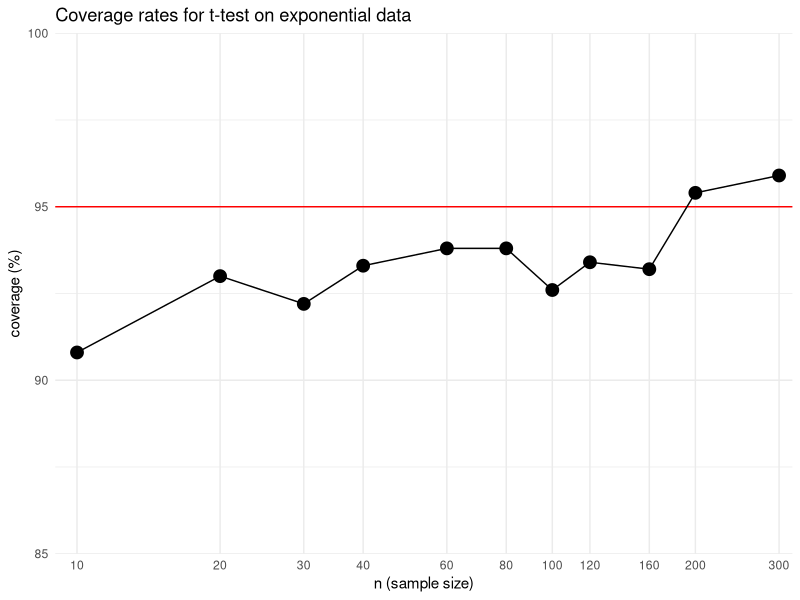

Here is the R script that generated this plot: (Note: a time limit stopped this script after it produced the figure.)
## ---- chunk 1
knitr::opts_chunk$set(echo = TRUE)
library(tidyverse)
options(list(dplyr.summarise.inform = FALSE))
## ---- chunk 2
one_pval <- function( N = 10, mn = 0, sd = 1 ) {
  tt <-
    rnorm( N, mean = mn, sd = sd ) |>
    t.test()
  pvalue <- tt$p.value
  return(pvalue)
}
## ---- chunk 3
one_pval <- function( N = 10, mn = 0, sd = 1 ) {
  tt <-
    rnorm( N, mean = mn, sd = sd ) |>
    t.test()
  res <- tibble(
    test_statistic = tt$statistic,
    pvalue = tt$p.value,
    lower_bound = tt$conf.int[1],
    upper_bound = tt$conf.int[2]
    )
  return(res)
}
## ---- chunk 4
one_pval <- function( N = 10, df = 1, ncp = 1 ) {
  tt <-
    rt( N, df = df, ncp = ncp ) |>
    t.test()
  res <- tibble(
    test_statistic = tt$statistic,
    pvalue = tt$p.value,
    lower_bound = tt$conf.int[1],
    upper_bound = tt$conf.int[2]
    )
  return(res)
}
## ---- chunk 5
    one_pval <- function( N = 10, mn = 5, df = 4) {
      
      # generate data from non-central t distribution
      # vals <- 
      
      # calculate one-sample t-test
      tt <- t.test( vals )
      
      # compile results into a tibble and return
      # res <- 

      return(res)
    }
## ---- chunk 6
one_pval <- function( N = 10, mn = 5, df = 4) {

  # generate data from non-central t distribution
  ncp <- (mn * gamma(df/2))/(sqrt(df/2) * gamma((df-1)/2))
  
  vals <- rt( 10, df = df, ncp = ncp )
  
  # calculate one-sample t-test
  tt <- t.test( vals )
  
  # compile results into a tibble and return
  res <- tibble(
    test_statistic = tt$statistic,
    pvalue = tt$p.value,
    lower_bound = tt$conf.int[1],
    upper_bound = tt$conf.int[2]
    )

  return(res)
}
## ---- chunk 7
one_pval <- function( N = 10, mn = 5, df = 4, mu0 = 5 ) {

  # generate data from non-central t distribution
  ncp <- (mn * gamma(df/2))/(sqrt(df/2) * gamma((df-1)/2))
  
  vals <- rt( 10, df = df, ncp = ncp )
  
  # calculate one-sample t-test
  tt <- t.test( vals, mu = mu0 )
  
  # compile results into a tibble and return
  res <- tibble(
    test_statistic = tt$statistic,
    pvalue = tt$p.value,
    lower_bound = tt$conf.int[1],
    upper_bound = tt$conf.int[2]
    )

  return(res)
}
## ---- chunk 8
ttest_CI_experiment <- function( n, R ) {
  
  rps <- replicate( R, {
    dat <- rgeom( n = n, prob = 1/5 ) # simulate data
    tt <- t.test( dat )               # analyze data
    findInterval( 4, tt$conf.int )    # evaluate coverage
  })

  coverage <- mean( rps == 1 )       # summarize results
  
  return( coverage )
}

experiment_graph <- function( R ) {
  ns <- c(10, 20, 30, 40, 60, 80, 100, 120, 160, 200, 300)


  coverage_est <- map_dbl( ns, ttest_CI_experiment, R = R)
  
  res <- tibble( 
    n = ns, 
    coverage = 100 * coverage_est 
  )
  
  ggplot( res, aes( x = n, y = coverage ) ) +
    geom_hline( yintercept=95, col="red" ) +  
    # A reference line for nominal coverage rate
    geom_line() + 
    geom_point( size = 4 ) +
    scale_x_log10( breaks = ns, minor_breaks = NULL) +
    labs( 
      title="Coverage rates for t-test on exponential data",
      x = "n (sample size)", 
      y = "coverage (%)" 
    ) +
    coord_cartesian(xlim = c(9,320), ylim=c(85,100), expand = FALSE) + 
    theme_minimal()
}
# experiment_graph( 10000 )
# experiment_graph( 100000 )
## ---- chunk 9
ttest_CI_experiment <- function( n, p ) {
  
  rps <- replicate( 1000, {
    dat <- rgeom( n = n, prob = p ) # simulate data
    tt <- t.test( dat )               # analyze data
    findInterval( (1-p)/p, tt$conf.int )    # evaluate coverage
  })

  coverage <- mean( rps == 1 )       # summarize results
  
  return(coverage)
}


ns <- c(10, 20, 30, 40, 60, 80, 100, 120, 160, 200, 300)


coverage_est <- map_dbl( ns, ttest_CI_experiment, p=1/10)

res <- tibble( 
  n = ns, 
  coverage = 100 * coverage_est 
)

ggplot( res, aes( x = n, y = coverage ) ) +
  geom_hline( yintercept=95, col="red" ) +  
  # A reference line for nominal coverage rate
  geom_line() + 
  geom_point( size = 4 ) +
  scale_x_log10( breaks = ns, minor_breaks = NULL) +
  labs( 
    title="Coverage rates for t-test on exponential data",
    x = "n (sample size)", 
    y = "coverage (%)" 
  ) +
  coord_cartesian(xlim = c(9,320), ylim=c(85,100), expand = FALSE) + 
  theme_minimal()
## ---- chunk 10
    ttest_CI_experiment_full = function( n ) {
      
      lotsa_CIs <- replicate( 1000, {
        # simulate data
        dat <- rgeom( n = n, prob = 1/5)                            
        # analyze data
        tt <- t.test( dat )                                       
        # return CI
        tibble(lower = tt$conf.int[1], upper = tt$conf.int[2])
      }, simplify = FALSE ) |>
        bind_rows()
    
      # summarize results
      # <calculate coverage>
      # <calculate average interval length>
      # <calculate a 95% confidence interval for the true coverage rate>

      return(coverage)
    }
    
## ---- chunk 11
ttest_CI_experiment_full = function( n ) {
  lotsa_CIs <- replicate( 1000, {
    # simulate data
    dat <- rgeom( n = n, prob = 1/5)                            
    # analyze data
    tt <- t.test( dat )                                       
    # return CI
    tibble(lower = tt$conf.int[1], upper = tt$conf.int[2])
  },simplify = FALSE) |>
    bind_rows()
  
  covered <- as.numeric( lotsa_CIs$lower <= 4 & lotsa_CIs$upper >= 4 )
  coverage_rate <- mean( covered )
  average_len <- mean( lotsa_CIs$upper - lotsa_CIs$lower )
  pt <- prop.test( sum(covered), length(covered) )
  coverage <- tibble(
    rate = coverage_rate,
    len = average_len,
    lower = pt$conf.int[1],
    upper = pt$conf.int[2]
  )
  
  return(coverage)
}
## ---- chunk 12
ttest_CI_experiment = function( n ) {
  
  lotsa_CIs <- replicate( 1000, {
    # simulate data
    dat <- rgeom( n = n, prob = 1/5)                            
    # analyze data
    tt <- t.test( dat )                                       
    # return CI
    tibble(lower = tt$conf.int[1], upper = tt$conf.int[2])
  },simplify = FALSE) |>
    bind_rows()
  
  covered <- as.numeric( lotsa_CIs$lower <= 4 & lotsa_CIs$upper >= 4 )
  coverage_rate <- mean( covered )
  average_len <- mean( lotsa_CIs$upper - lotsa_CIs$lower )
  pt <- prop.test( sum(covered), length(covered), p = 0.95 )
  coverage <- tibble(
    rate = coverage_rate,
    len = average_len,
    lower = pt$conf.int[1],
    upper = pt$conf.int[2]
  )
  
  return(coverage)
}

ns <- c(10, 20, 30, 40, 60, 80, 100, 120, 160, 200, 300)

res <- map( ns, ttest_CI_experiment ) |>
  bind_rows() |>
  bind_cols(sample_size = ns)

ggplot(res, aes(x = sample_size, y = rate * 100)) +
  geom_hline( yintercept=95, col="red" ) +  
  geom_pointrange(aes(ymin = lower * 100, ymax = upper * 100)) +
  geom_line() + 
  geom_point( size = 4 ) +
  scale_x_log10( breaks = ns, minor_breaks = NULL) +
  labs(
    title="Coverage rates for t-test on exponential data",
    x = "n (sample size)", 
    y = "coverage (%)" 
  ) +
  coord_cartesian(xlim = c(9,320), ylim=c(85,100), expand = FALSE) + 
  theme_minimal()
## ---- chunk 13
    ttest_CI_experiment <- function( n, pop_mean, reps) {
      
      pop_prob <- 1 / (pop_mean + 1)
      
      # <fill in the rest>
      
      return(coverage)
    }
## ---- chunk 14
ttest_CI_experiment <- function( n, pop_mean, reps = 1000 ) {

  pop_prob <- 1 / (pop_mean + 1)

  lotsa_CIs <- replicate( reps, {
    # simulate data
    dat <- rgeom( n = n, prob = pop_prob)                            
    # analyze data
    tt <- t.test( dat )                                       
    # return CI
    tibble(lower = tt$conf.int[1], upper = tt$conf.int[2])
  },simplify = FALSE) |>
    bind_rows()
  
  covered <- as.numeric( lotsa_CIs$lower <= pop_mean & lotsa_CIs$upper >= pop_mean )
  coverage_rate <- mean( covered )
  average_len <- mean( lotsa_CIs$upper - lotsa_CIs$lower )
  pt <- prop.test( sum(covered), length(covered), p = 0.95 )
  coverage <- tibble(
    rate = coverage_rate,
    len = average_len,
    lower = pt$conf.int[1],
    upper = pt$conf.int[2]
  )
  
  return(coverage)
}
## ---- chunk 15
ns <- c(10, 20, 30, 40, 60, 80, 100, 120, 160, 200, 300)
means <- c(3,4,5,10)

res <- map( set_names( means ), \( mn ) {
  map( set_names( ns ), ttest_CI_experiment, pop_mean = mn ) |>
    bind_rows( .id = "sample_size" )
  }) |>
  bind_rows( .id = "pop_mean" ) |>
  mutate(
    sample_size = as.numeric( sample_size ),
    pop_mean = as.numeric( pop_mean )
  )

ggplot(res, aes(x = sample_size, y = rate * 100, color = factor(pop_mean) )) +
  geom_hline( yintercept=95, col="red" ) +  
  geom_pointrange(aes(ymin = lower * 100, ymax = upper * 100)) +
  geom_line() + 
  geom_point( size = 4 ) +
  scale_x_log10( breaks = ns, minor_breaks = NULL) +
  labs(
    title="Coverage rates for t-test on exponential data",
    x = "n (sample size)", 
    y = "coverage (%)",
    color = "Population mean"
  ) +
  coord_cartesian(xlim = c(9,320), ylim=c(85,100), expand = FALSE) + 
  theme_minimal()
